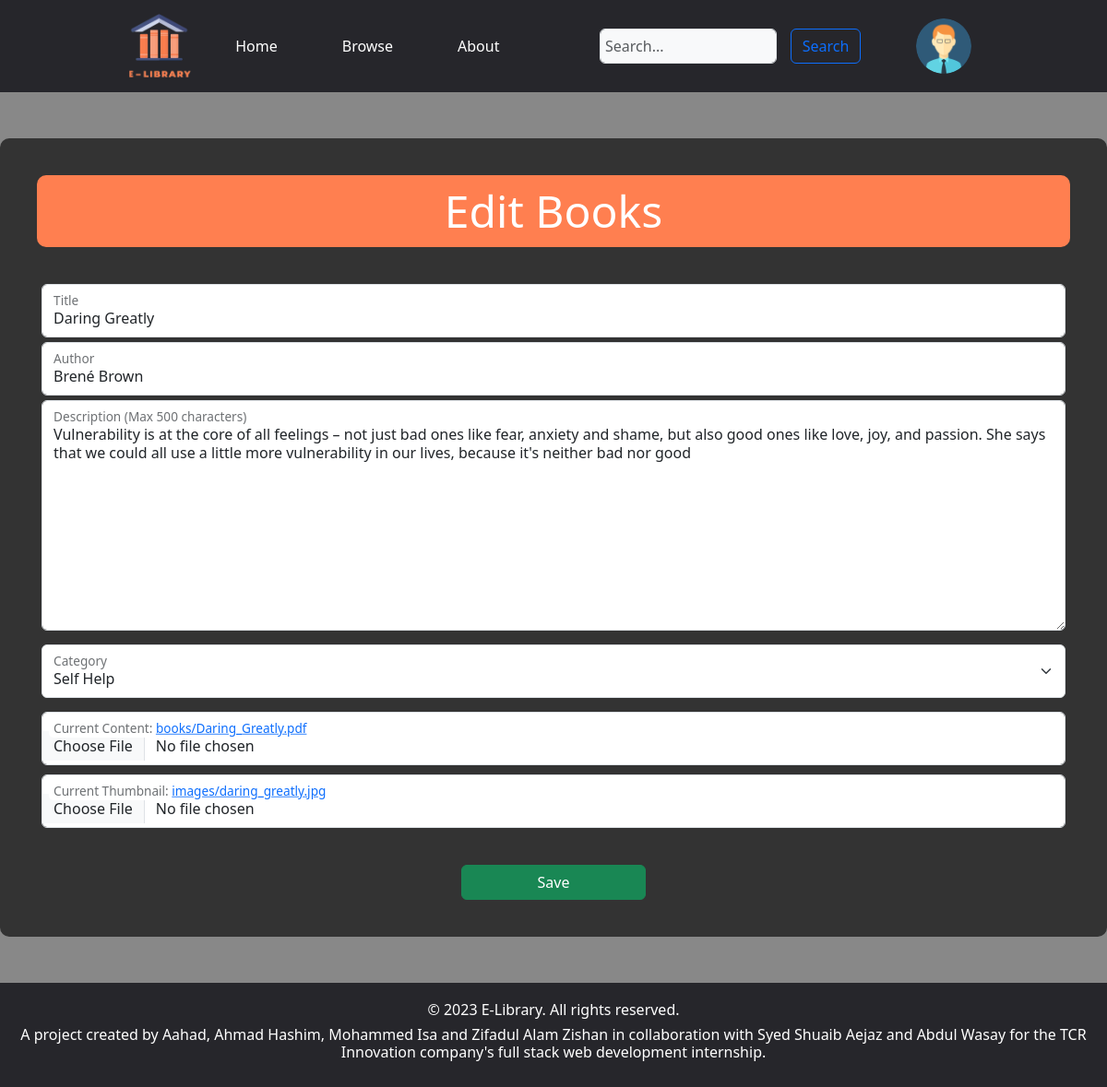
Screenshot of /edit_book/14 (signed in) with the database file from the repository.
### account/models.py (models this page shows, shortened)
class UserProfile(models.Model):
    user = models.OneToOneField(User, on_delete = models.CASCADE)
    profile_picture = models.ImageField(default = "images/profile_pictures/default_pfp.png", upload_to = "images/profile_pictures")
    @receiver(pre_delete, sender = User)
    def delete_user_profile(sender, instance, **kwargs):
        try:
            profile = UserProfile.objects.get(user=instance)
            profile.delete()
        except UserProfile.DoesNotExist:
            pass
    pre_delete.connect(delete_user_profile, sender = User)

### home/models.py (models this page shows, shortened)
class Books(models.Model):
    title = models.CharField(max_length = 255, null = False, blank = False)
    content = models.FileField(default = 'books/Coming_Soon_Page.jpg', upload_to = 'books/')
    summary = models.TextField(max_length = 500)
    author = models.CharField(max_length = 150)
    category = models.ForeignKey('Categories', on_delete = models.SET_NULL, null=True)
    thumbnail = models.ImageField(default = 'images/book_cover_not_available.jpg', upload_to = 'images/')

### account/views.py (the view)
# urls.py: path('edit_book/<int:book_id>', account.views.edit_book, name = "edit_book"),
def edit_book(request, book_id):
    categories = Categories.objects.all()
    book = get_object_or_404(Books, id = book_id)
    if request.method == 'POST':
        edit_form = EditBookForm(request.POST, request.FILES, instance = book)
        old_content = book.content
        old_thumbnail = book.thumbnail
        if edit_form.is_valid():
            if 'content' in request.FILES:
                new_content = request.FILES['content']
                if book.content:
                    os.remove(old_content.path)
                book.content = new_content
            if 'thumbnail' in request.FILES:
                new_thumbnail = request.FILES['thumbnail']
                if book.thumbnail:
                    os.remove(old_thumbnail.path)
                book.thumbnail = new_thumbnail
            book.save()
            messages.success(request, "Successfully saved changes to " + book.title + "!")
            return redirect('manage_books')
    else:
        edit_form = EditBookForm(instance = book)
    return render(request, 'account/edit_book.html', {'book': book, 'edit_form': edit_form, 'categories': categories})

### account/forms.py
class EditBookForm(forms.ModelForm):
    class Meta:
        model = Books
        fields = ['title', 'author', 'summary', 'content', 'category', 'thumbnail']
    def __init__(self, *args, **kwargs):
        super().__init__(*args, **kwargs)
        self.fields['category'].queryset = Categories.objects.all()

### account/templates/account/edit_book.html (shortened to what this page needs)
{% extends 'base.html' %}
{% block content %}
<div class = "edit-form-body">
    <h1 class = "title">Edit Books</h1>
    <div id = "editForm" class="form-container">
        <form method = "POST" enctype = "multipart/form-data">
            <div class = "form-floating"  style = "margin: 5px;">
                <input type = "text" name = "title" class = "form-control" id = "floatingInput" value = "{{ book.title }}" required>
                <label for = "floatingInput">Title</label>
            </div>
            <div class = "form-floating"  style = "margin: 5px;">
                <input type = "text" name = "author" class = "form-control" id = "floatingInput" value = "{{ book.author }}">
                <label for = "floatingInput">Author</label>
            </div>
            <div class = "form-floating"  style = "margin: 5px;">
                <textarea name = "summary" class = "form-control" id = "floatingInput" style = "height: 250px;" maxlength = "500">{{ book.summary }}</textarea>
                <label for = "floatingInput">Description (Max 500 characters)</label>
            </div>
            <div class = "form-floating" style = "margin: 15px 5px;">
                <select name = "category" class = "form-select" id = "category" required>
                    {% for category in categories %}
                        {% if category.name == book.category.name %}
                            <option value = "{{ category.pk }}" selected>{{ category.name }}</option>
                        {% else %}
                            <option value = "{{ category.pk }}">{{ category.name }}</option>
                        {% endif %}
                    {% endfor %}
                </select>
                <label for = "category">Category</label>
            </div>
            <div class = "form-floating" style = "margin: 10px 5px;">
                <input type = "file" name = "content" class = "form-control" id = "floatingContent" accept = ".pdf">
                <label for = "floatingContent">Current Content: <a href="{{ book.content.url }}" target = "_blank">{{ book.content.name }}</a></label>
            </div>
            <div class = "form-floating" style = "margin: 10px 5px;">
                <input type = "file" name = "thumbnail" class = "form-control" id = "floatingThumbnail" accept = "image/*">
                <label for = "floatingThumbnail">Current Thumbnail: <a href="{{ book.thumbnail.url }}" target = "_blank">{{ book.thumbnail.name }}</a></label>
            </div>
            <button type = "submit" class = "btn btn-success" style = "margin-top: 30px; width: 200px;">Save</button>
        </form>
    </div>
</div>
{% endblock %}

### static/templates/base.html (shortened to what this page needs)
{% load static %}
<!DOCTYPE html>
<html lang="en">
<head>
  <link href="https://cdn.jsdelivr.net/npm/bootstrap@5.3.2/dist/css/bootstrap.min.css" rel="stylesheet">
</head>
<body>
  <div class = "main-website-content">
    <header>
      <div class = "navbar">
        <div class = "navbar-logo">
          <a href = "{% url 'home' %}">
            <img src = "{% static 'logo.png' %}" height = 70px>
          </a>
        </div>
        <ul class = "navbar-tabs">
          <li><a href = "{% url 'home' %}" style = "text-decoration: none; color: #fff;">Home</a></li>
          <li><a href = "{% url 'browse' %}" style = "text-decoration: none; color: #fff;">Browse</a></li>
            <li><a href = "{% url 'about' %}" style = "text-decoration: none; color: #fff;">About</a></li>
        </ul>
        <form method = "GET" action = "{% url 'browse_paginated' 1 %}" class = "navbar-search">
          <input type = "text" name = "query" class = "form-control form-control-dark text-bg-light" placeholder = "Search..." aria-label="Search">
          <button type = "submit" class = "search-button btn btn-outline-primary">Search</button>
        </form>
        <div class = "navbar-profile-icon">
          {% if user.is_staff %}
          <div class = "action">
            <div class = "profile" onclick = "menuToggle()">
              <img src = "{{ user.userprofile.profile_picture.url }}">
            </div>
          </div>
          {% else %}
          <a href = "{% url 'login' %}" class = "btn btn-outline-light me-1">Login</a>
          <a href = "{% url 'signup' %}" class = "btn btn-warning">Signup</a>
          {% endif %}
        </div>
      </div>
    </header>
    <div>
        {% block content %}
        {% endblock %}
    </div>
  </div>
</body>
<footer>
  <div class = "foot ">
    <h5>&copy 2023 E-Library. All rights reserved.</h5>
    <h6>A project created by Aahad, Ahmad Hashim, Mohammed Isa and Zifadul Alam Zishan in collaboration with Syed Shuaib Aejaz and Abdul Wasay for the TCR Innovation company's full stack web development internship.</h6>
  </div>
</footer>
</html>

### static/templates/base.html (style rules this page uses)
body { background-color: #888; display: flex; flex-direction: column; min-height: 100vh; }
.main-website-content { flex: 1; }
.foot { background-color: #26262b; color: #fff; width: 100%; position: static; bottom: 0; min-height: 100px; text-align: center; padding: 20px; }
.foot h5 { font-size: 16px; }
.foot h6 { font-size: 14; }
.navbar { background-color: #26262b; display: flex; justify-content: space-between; align-items: center; width: 100%; min-height: 100px; padding-right: 15px; padding-left: 15px; margin-right: auto; margin-left: auto; }
.navbar-logo { display: flex; flex: 0.5; justify-content: right; }
.navbar-logo img { display: inline-block; vertical-align: middle; }
.navbar-tabs { display: flex; justify-content: center; list-style: none; padding: 0; margin: 0; flex: 1; }
.navbar-tabs li { display: inline-block; margin-right: 50px; }
.navbar-tabs a { padding: 10px; border-radius: 5px; }
.navbar-tabs li:last-child { margin-right: 0px; }
.navbar-search { display: flex; flex: 1; justify-content: center; padding: 5px 10px; width: 50%; }
.navbar-search input { width: 50%; padding: 5px; }
.search-button { margin-left: 15px; }
.navbar-profile-icon { flex: 0.5; }
.action { position: relative; top: 0px; right: 0px; z-index: 1; }
.action .profile { position: relative; width: 60px; height: 60px; border-radius: 50%; overflow: hidden; cursor: pointer; }
.action .profile img { position: absolute; top: 0; left: 0; width: 100%; height: 100%; object-fit: cover; }

### account/templates/account/edit_book.html (style rules this page uses)
.edit-form-body { background-color: #333; margin: 50px auto; border-radius: 10px; max-width: 1600px; height: auto; padding: 40px; }
.title { color: #fff; font-size: 48px; margin-bottom: 40px; background-color: coral; text-align: center; border-radius: 10px; padding: 10px; }
.form-container { text-align: center; }

### rows the page displays
Books: title "Daring Greatly", author "Brené Brown", summary "Vulnerability is at the core of all feelings – not just bad ones like fear, anxiety and shame, but also good ones like love, joy, and passion. She says that we could all use a little more vulnerability in our lives, because it's neither bad nor good"

### other values shown
form field category "Self Help"
